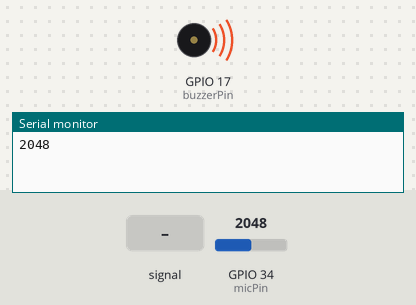
This sketch was run on a simulated ESP32. Parts: buzzer (waves = sounding, pin HIGH), the last lines printed to the serial monitor. The test bench sets the inputs (shaded band); at power-on: GPIO 34 (micPin) = 2048.

Above: at 6.2 s.
6.3 s: GPIO 34 (micPin) set to 1460
9.8 s: GPIO 34 (micPin) fed a 200 Hz sine of ±327 counts around its level
At 13.0 s:
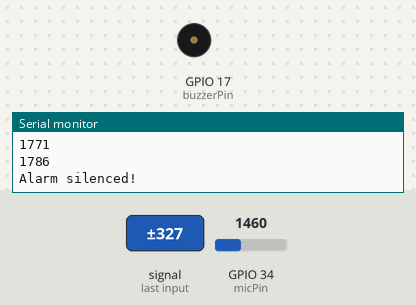
Timing chart, 0 to 14.5 s (numbered marks = the images above; inputs shaded):
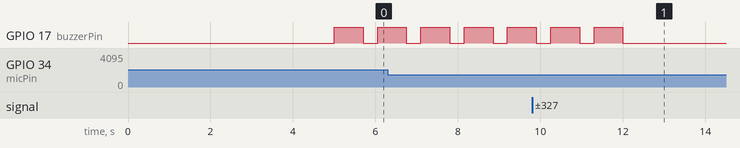

Measured:
- after the input at 9.8 s, GPIO 17 (buzzerPin): goes on until 12.0 s, then stays LOW
- by itself, GPIO 17 (buzzerPin): alternates HIGH for 0.70 s and LOW for 0.35 s

The sketch:

Voice_Activated_Alarm_Silencer.ino.ino
```cpp
const int buzzerPin = 17;
const int micPin = 34;
const int threshold = 1500;
bool alarmOn = false;

void setup() {
  Serial.begin(115200);
  pinMode(buzzerPin, OUTPUT);
  digitalWrite(buzzerPin, LOW);
  delay(5000); // delay before alarm starts
  alarmOn = true;
}

void loop() {
  if (alarmOn) {
    digitalWrite(buzzerPin, HIGH);
    delay(700);
    digitalWrite(buzzerPin, LOW);
    delay(300);

    int val = analogRead(micPin);
    Serial.println(val);

    static int count = 0;
    if (val > threshold) {
      count++;
      if (count >= 3) {
        alarmOn = false;
        digitalWrite(buzzerPin, LOW);
        Serial.println("Alarm silenced!");
      }
    } else {
      count = 0;
    }
  }
  delay(50);
}
```
